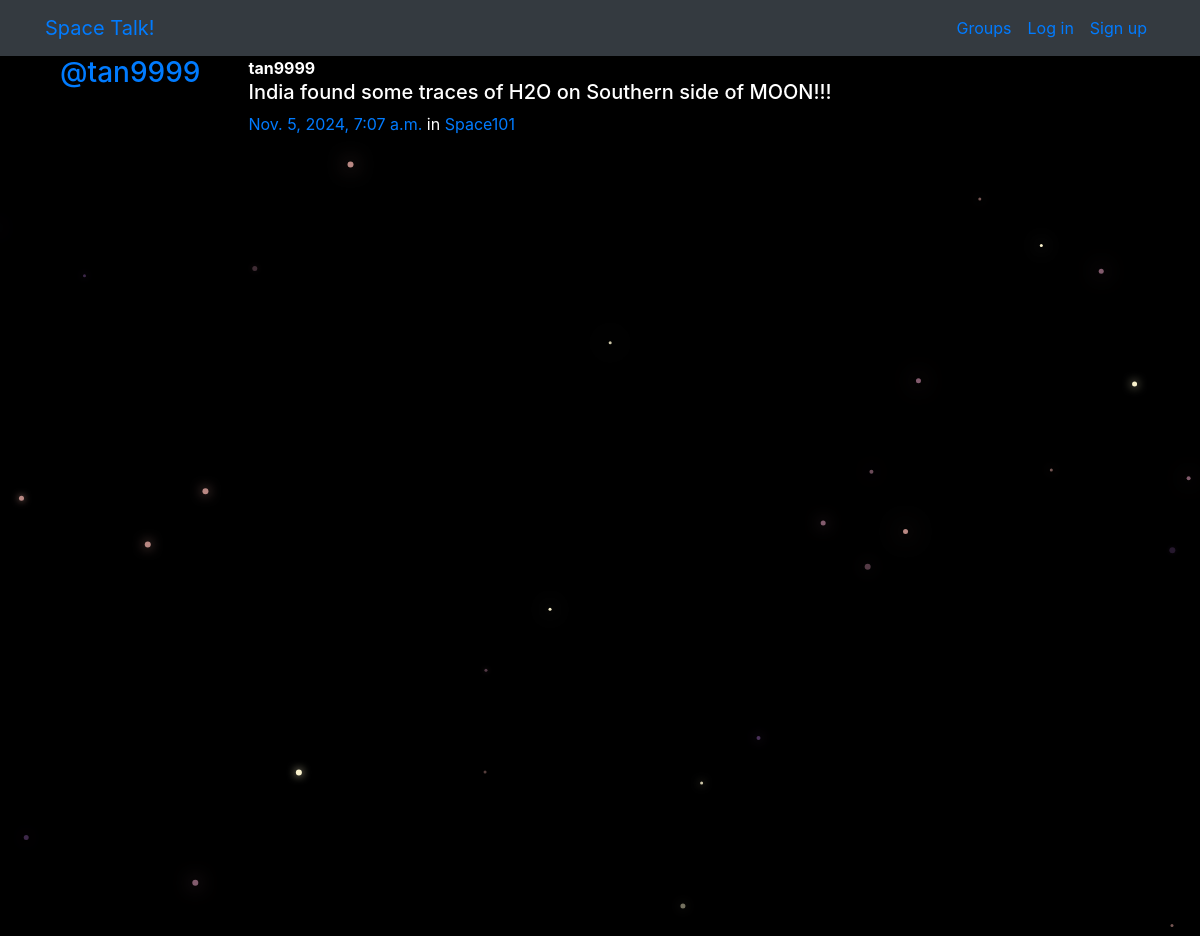
/posts/by/tan9999/1/, run on the app's committed database.
### posts/models.py (models this page shows, shortened)
class Post(models.Model):
    user = models.ForeignKey(User, related_name="posts",on_delete=models.CASCADE)
    created_at = models.DateTimeField(auto_now=True)
    message = models.TextField()
    message_html = models.TextField(editable=False)
    group = models.ForeignKey(Group, related_name="posts",null=True, blank=True,on_delete=models.CASCADE)
    class Meta:
        ordering = ["-created_at"]
        unique_together = ["user", "message"]

### groups/models.py (models this page shows, shortened)
class Group(models.Model):
    name = models.CharField(max_length=225,unique=True)
    slug = models.SlugField(allow_unicode=True,unique=True)
    description = models.TextField(blank=True,default='')
    description_html = models.TextField(editable=True,default='',blank=True)
    member = models.ManyToManyField(User,through='GroupMember')
    class Meta:
        ordering = ['name']

### posts/views.py (the view)
# urls.py: path("by/<username>/<int:pk>/",views.PostDetail.as_view(),name="single"),
class PostDetail(SelectRelatedMixin,generic.DetailView):
    model = models.Post
    select_related = ('user','group')
    def get_queryset(self):
        queryset = super().get_queryset()
        return queryset.filter(user__username__iexact=self.kwargs.get('username'))

### posts/templates/posts/post_detail.html
{% extends "posts/post_base.html" %}
{% block post_content %}
    {% include "posts/_post.html" %}
{% endblock %}

### posts/templates/posts/_post.html (shortened to what this page needs)
<div class="media">
	<h3 class="mr-5"><a href="{% url 'posts:for_user' username=post.user.username %}">@{{ post.user.username }}</a></h3>
	<div class="media-body">
		<strong>{{ post.user.username }}</strong>
		<h5>{{ post.message_html|safe }}</h5>
			<time class="time"><a href="{% url 'posts:single' username=post.user.username pk=post.pk %}">{{ post.created_at }}</a></time>
			{% if post.group %}
			<span class="group-name">in <a href="#">{{ post.group.name }}</a></span>
			{% endif %}
	</div>
</div>

### static/Social_media_site/css/master.css (style rules this page uses)
body { margin: 0; overflow: hidden; background-color: black; color:white; }

### data on the page
Post: user.username "tan9999", message_html "India found some traces of H2O on Southern side of MOON!!!", created_at "Nov. 5, 2024, 7:07 a.m.", group.name "Space101"
